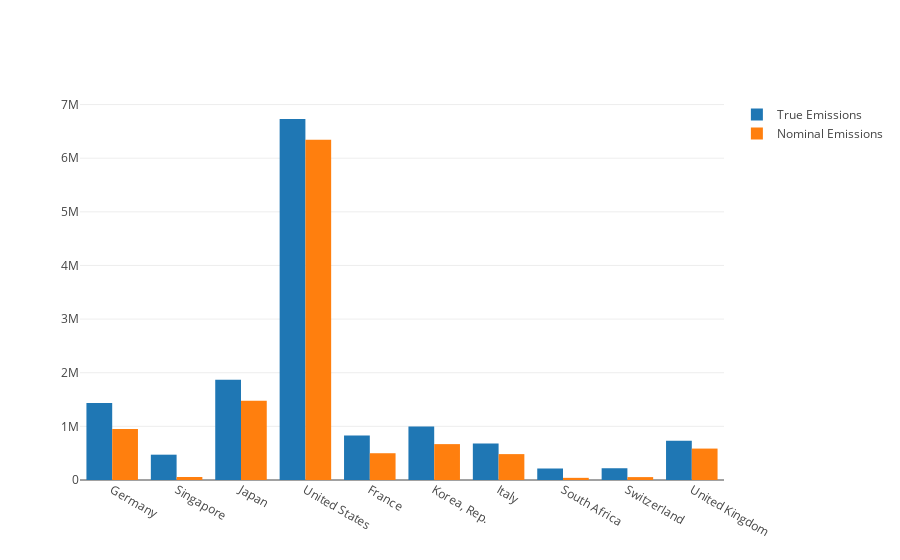

Notebook cell for this chart:
### Markdown cell above
We can now visualize the ten largest offshorers of emissions.

### Code cell
import plotly.plotly as py
import plotly.graph_objs as go

#Max diff countries
plotly.offline.init_notebook_mode(connected=True)

trace1 = go.Bar(
    x=max_difference_countries['exporter'],
    y=max_difference_countries['NewEmissions'],
    name='True Emissions'
)

trace2 = go.Bar(
    x=max_difference_countries['exporter'],
    y=max_difference_countries['Total greenhouse gas emissions (kt of CO2 equivalent)'],
    name='Nominal Emissions'
)

data = [trace1, trace2]
layout = go.Layout(
    barmode='group'
)

fig = go.Figure(data=data, layout=layout)
plotly.offline.iplot(fig)

### Figure 1 — Plotly figure (JSON) as saved in the notebook; plotly's stock layout.template omitted (floating-point values rounded to 4 significant figures)
{"data": [{"name": "True Emissions", "type": "bar", "x": ["Germany", "Singapore", "Japan", "United States", "France", "Korea, Rep.", "Italy", "South Africa", "Switzerland", "United Kingdom"], "y": [1435000.0, 472100.0, 1870000.0, 6731000.0, 827900.0, 995500.0, 681200.0, 214400.0, 219200.0, 731700.0]}, {"name": "Nominal Emissions", "type": "bar", "x": ["Germany", "Singapore", "Japan", "United States", "France", "Korea, Rep.", "Italy", "South Africa", "Switzerland", "United Kingdom"], "y": [951700.0, 55910.0, 1479000.0, 6344000.0, 499100.0, 669000.0, 482600.0, 40280.0, 54110.0, 585800.0]}], "layout": {"barmode": "group"}}
